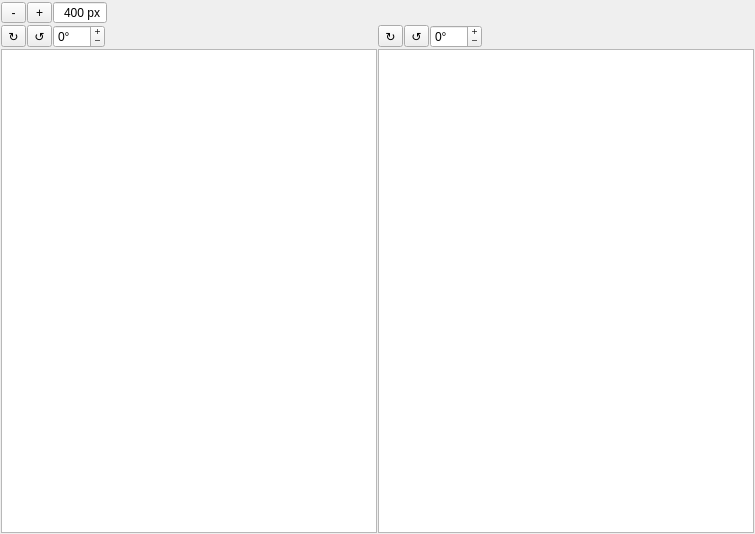
<?xml version="1.0" encoding="UTF-8"?>
<ui version="4.0">
 <class>Form</class>
 <widget class="QWidget" name="Form">
  <property name="geometry">
   <rect>
    <x>0</x>
    <y>0</y>
    <width>755</width>
    <height>534</height>
   </rect>
  </property>
  <property name="windowTitle">
   <string>Form</string>
  </property>
  <layout class="QVBoxLayout" name="verticalLayout">
   <property name="spacing">
    <number>1</number>
   </property>
   <property name="margin">
    <number>1</number>
   </property>
   <item>
    <layout class="QHBoxLayout" name="horizontalLayout_2">
     <item>
      <layout class="QHBoxLayout" name="horizontalLayout_4">
       <item>
        <widget class="QToolButton" name="toolButton_decreaseWS">
         <property name="minimumSize">
          <size>
           <width>25</width>
           <height>21</height>
          </size>
         </property>
         <property name="text">
          <string>-</string>
         </property>
        </widget>
       </item>
       <item>
        <widget class="QToolButton" name="toolButton_increaseWS">
         <property name="minimumSize">
          <size>
           <width>25</width>
           <height>21</height>
          </size>
         </property>
         <property name="text">
          <string>+</string>
         </property>
        </widget>
       </item>
       <item>
        <widget class="QSpinBox" name="spinBox_size">
         <property name="alignment">
          <set>Qt::AlignRight|Qt::AlignTrailing|Qt::AlignVCenter</set>
         </property>
         <property name="buttonSymbols">
          <enum>QAbstractSpinBox::NoButtons</enum>
         </property>
         <property name="suffix">
          <string> px</string>
         </property>
         <property name="minimum">
          <number>250</number>
         </property>
         <property name="maximum">
          <number>1000</number>
         </property>
         <property name="singleStep">
          <number>50</number>
         </property>
         <property name="value">
          <number>400</number>
         </property>
        </widget>
       </item>
      </layout>
     </item>
     <item>
      <spacer name="horizontalSpacer">
       <property name="orientation">
        <enum>Qt::Horizontal</enum>
       </property>
       <property name="sizeHint" stdset="0">
        <size>
         <width>40</width>
         <height>20</height>
        </size>
       </property>
      </spacer>
     </item>
    </layout>
   </item>
   <item>
    <layout class="QHBoxLayout" name="horizontalLayout_3">
     <item>
      <widget class="QToolButton" name="toolButton_rotcw_left">
       <property name="text">
        <string>↻</string>
       </property>
      </widget>
     </item>
     <item>
      <widget class="QToolButton" name="toolButton_rotccw_left">
       <property name="text">
        <string>↺</string>
       </property>
      </widget>
     </item>
     <item>
      <widget class="QSpinBox" name="spinBox_rot_left">
       <property name="buttonSymbols">
        <enum>QAbstractSpinBox::PlusMinus</enum>
       </property>
       <property name="accelerated">
        <bool>true</bool>
       </property>
       <property name="suffix">
        <string>°</string>
       </property>
       <property name="minimum">
        <number>-1</number>
       </property>
       <property name="maximum">
        <number>360</number>
       </property>
      </widget>
     </item>
     <item>
      <spacer name="horizontalSpacer_5">
       <property name="orientation">
        <enum>Qt::Horizontal</enum>
       </property>
       <property name="sizeHint" stdset="0">
        <size>
         <width>40</width>
         <height>20</height>
        </size>
       </property>
      </spacer>
     </item>
     <item>
      <widget class="QToolButton" name="toolButton_rotcw_right">
       <property name="text">
        <string>↻</string>
       </property>
      </widget>
     </item>
     <item>
      <widget class="QToolButton" name="toolButton_rotccw_right">
       <property name="text">
        <string>↺</string>
       </property>
      </widget>
     </item>
     <item>
      <widget class="QSpinBox" name="spinBox_rot_right">
       <property name="buttonSymbols">
        <enum>QAbstractSpinBox::PlusMinus</enum>
       </property>
       <property name="accelerated">
        <bool>true</bool>
       </property>
       <property name="suffix">
        <string>°</string>
       </property>
       <property name="prefix">
        <string/>
       </property>
       <property name="minimum">
        <number>-1</number>
       </property>
       <property name="maximum">
        <number>360</number>
       </property>
      </widget>
     </item>
     <item>
      <spacer name="horizontalSpacer_4">
       <property name="orientation">
        <enum>Qt::Horizontal</enum>
       </property>
       <property name="sizeHint" stdset="0">
        <size>
         <width>40</width>
         <height>20</height>
        </size>
       </property>
      </spacer>
     </item>
    </layout>
   </item>
   <item>
    <layout class="QHBoxLayout" name="horizontalLayout">
     <item>
      <widget class="QGraphicsView" name="graphicsView_left"/>
     </item>
     <item>
      <widget class="QGraphicsView" name="graphicsView_right"/>
     </item>
    </layout>
   </item>
  </layout>
 </widget>
 <resources/>
 <connections/>
</ui>
